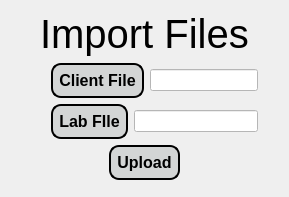
            <widget class="QWidget" name="import_page">
             <property name="maximumSize">
              <size>
               <width>16777215</width>
               <height>16777215</height>
              </size>
             </property>
             <property name="styleSheet">
              <string notr="true">tabwidget.setStyleSheet(&quot;QTabWidget::pane { border: 0; }&quot;);</string>
             </property>
             <layout class="QVBoxLayout" name="verticalLayout_6">
              <item alignment="Qt::AlignHCenter">
               <widget class="QLabel" name="label_50">
                <property name="maximumSize">
                 <size>
                  <width>16777215</width>
                  <height>50</height>
                 </size>
                </property>
                <property name="font">
                 <font>
                  <pointsize>30</pointsize>
                 </font>
                </property>
                <property name="text">
                 <string>Import Files</string>
                </property>
               </widget>
              </item>
              <item>
               <layout class="QHBoxLayout" name="horizontalLayout_35">
                <item>
                 <spacer name="horizontalSpacer_21">
                  <property name="orientation">
                   <enum>Qt::Horizontal</enum>
                  </property>
                  <property name="sizeHint" stdset="0">
                   <size>
                    <width>40</width>
                    <height>20</height>
                   </size>
                  </property>
                 </spacer>
                </item>
                <item>
                 <layout class="QVBoxLayout" name="verticalLayout_35">
                  <item>
                   <layout class="QHBoxLayout" name="horizontalLayout_36">
                    <item>
                     <widget class="QPushButton" name="pushButton">
                      <property name="styleSheet">
                       <string notr="true">QPushButton{
background-color: rgb(211, 213, 213);
color:black;
border-style:outset;
border-width:2px;
border-radius:10px;
border-color: black;
font:bold 16px;
padding: 6;
}

QPushButton:hover{
background-color: rgb(83, 82, 82);
color: white;
}

QPushButton:pressed{
background-color: white;
}
</string>
                      </property>
                      <property name="text">
                       <string>Client File</string>
                      </property>
                     </widget>
                    </item>
                    <item>
                     <widget class="QLineEdit" name="lineEdit_18">
                      <property name="styleSheet">
                       <string notr="true">background-color: rgb(255, 255, 255);</string>
                      </property>
                     </widget>
                    </item>
                   </layout>
                  </item>
                  <item>
                   <layout class="QHBoxLayout" name="horizontalLayout_37">
                    <item>
                     <widget class="QPushButton" name="pushButton_16">
                      <property name="styleSheet">
                       <string notr="true">QPushButton{
background-color: rgb(211, 213, 213);
color:black;
border-style:outset;
border-width:2px;
border-radius:10px;
border-color: black;
font:bold 16px;
padding: 6;
}

QPushButton:hover{
background-color: rgb(83, 82, 82);
color: white;
}

QPushButton:pressed{
background-color: white;
}
</string>
                      </property>
                      <property name="text">
                       <string>Lab FIle</string>
                      </property>
                     </widget>
                    </item>
                    <item>
                     <widget class="QLineEdit" name="lineEdit_19">
                      <property name="styleSheet">
                       <string notr="true">background-color: rgb(255, 255, 255);
</string>
                      </property>
                     </widget>
                    </item>
                   </layout>
                  </item>
                 </layout>
                </item>
                <item>
                 <spacer name="horizontalSpacer_22">
                  <property name="orientation">
                   <enum>Qt::Horizontal</enum>
                  </property>
                  <property name="sizeHint" stdset="0">
                   <size>
                    <width>20</width>
                    <height>13</height>
                   </size>
                  </property>
                 </spacer>
                </item>
               </layout>
              </item>
              <item>
               <layout class="QHBoxLayout" name="horizontalLayout_38">
                <item>
                 <spacer name="horizontalSpacer_23">
                  <property name="orientation">
                   <enum>Qt::Horizontal</enum>
                  </property>
                  <property name="sizeHint" stdset="0">
                   <size>
                    <width>40</width>
                    <height>20</height>
                   </size>
                  </property>
                 </spacer>
                </item>
                <item>
                 <widget class="QPushButton" name="pushButton_15">
                  <property name="styleSheet">
                   <string notr="true">QPushButton{
background-color: rgb(211, 213, 213);
color:black;
border-style:outset;
border-width:2px;
border-radius:10px;
border-color: black;
font:bold 16px;
padding: 6;
}

QPushButton:hover{
background-color: rgb(83, 82, 82);
color: white;
}

QPushButton:pressed{
background-color: white;
}
</string>
                  </property>
                  <property name="text">
                   <string>Upload</string>
                  </property>
                 </widget>
                </item>
                <item>
                 <spacer name="horizontalSpacer_24">
                  <property name="orientation">
                   <enum>Qt::Horizontal</enum>
                  </property>
                  <property name="sizeHint" stdset="0">
                   <size>
                    <width>40</width>
                    <height>20</height>
                   </size>
                  </property>
                 </spacer>
                </item>
               </layout>
              </item>
              <item>
               <widget class="QFrame" name="frame_16">
                <property name="frameShape">
                 <enum>QFrame::NoFrame</enum>
                </property>
                <property name="frameShadow">
                 <enum>QFrame::Raised</enum>
                </property>
               </widget>
              </item>
             </layout>
            </widget>
